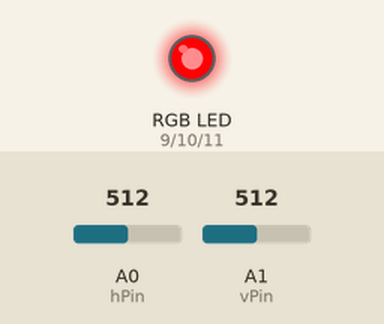
The sketch below on a simulated Arduino Uno, built with avr-gcc and run on an emulated ATmega328P. On the bench: an RGB LED mixed from three pins (HIGH = lit). The inputs (shaded band) are chosen by the test bench; at power-on: A0 (hPin) = 512, A1 (vPin) = 512.

Above: at 1.2 s.
1.3 s: A0 (hPin) set to 716
At 2.5 s:
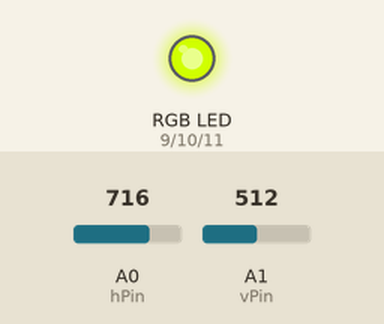
2.8 s: A0 (hPin) set to 900
At 3.3 s:
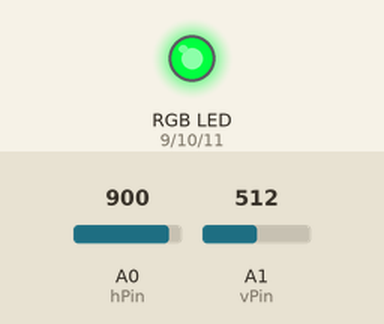
4.3 s: A0 (hPin) set to 1023
At 5.0 s:
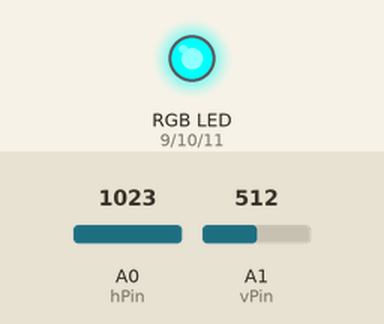
5.8 s: A0 (hPin) set to 511
At 6.1 s:
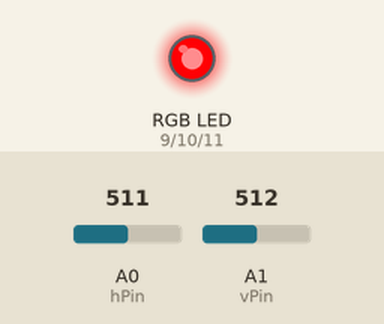
7.3 s: A0 (hPin) set to 306
At 7.8 s:
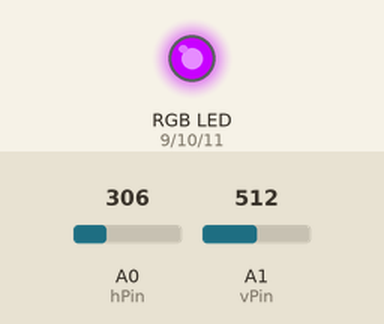
Timing chart, 0 to 9.8 s (numbered marks = the images above; inputs shaded):
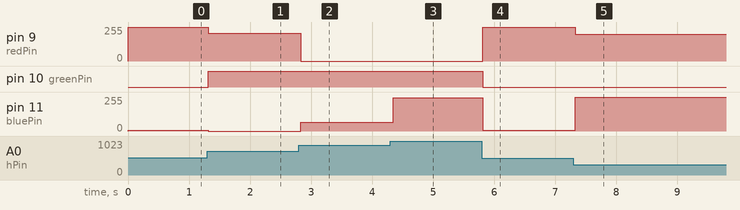

The sketch:

moduleRGB.ino
```cpp
// pins pour les couleurs du ruban de LED
int redPin = 9;
int greenPin = 10;
int bluePin = 11;

// pins pour la lecture analogique pour changer les couleurs
int hPin = A0;
int vPin = A1;

// variables pour la selection couleur ou blanc
int togglePin = 8;
bool cbToggle = true;   // true = couleur   ;; false = blanc

void setup()
{
    Serial.begin(9600);
    pinMode(redPin, OUTPUT);
    pinMode(greenPin, OUTPUT);
    pinMode(bluePin, OUTPUT);
}

void loop()
{
    // récupération des entrées analogiques
    int hValue = analogRead(hPin);
    int vValue = analogRead(vPin);

    // HSV to RGB
    double h = map(hValue, 0, 1023, 0, 359);
    double s = 1.0;
    double v = 1.0;
    int r, g, b;

    hsvToRgb2(h, s, v, &r, &g, &b);
    analogWrite(redPin, 255 - r);
    analogWrite(greenPin, 255 - g);
    analogWrite(bluePin, 255 - b);
    delay(50);
}

void hsvToRgb2(double h, double s, double v, int *r, int *g, int *b)
{
    if (s == 0)
    {
        *r = 255;
        *g = 255;
        *b = 255;
        return;
    }

    double c = v * s;
    double hp = h / 60.0;
    double x = c * (1 - abs(modulo(hp, 2) - 1));

    double rp, gp, bp;
    if (hp <= 1)
    {
        rp = c;
        gp = x;
        bp = 0;
    }
    else if (hp <= 2)
    {
        rp = x;
        gp = c;
        bp = 0;
    }
    else if (hp <= 3)
    {
        rp = 0;
        gp = c;
        bp = x;
    }
    else if (hp <= 4)
    {
        rp = 0;
        gp = x;
        bp = c;
    }
    else if (hp <= 5)
    {
        rp = x;
        gp = 0;
        bp = c;
    }
    else if (hp <= 6)
    {
        rp = c;
        gp = 0;
        bp = x;
    }

    double m = v - c;
    *r = round(255 * (rp + m));
    *g = round(255 * (gp + m));
    *b = round(255 * (bp + m));

    return;
}

double modulo(double n, double mod)
{
    if (n < mod)
        return n;
    else
        return modulo(n - mod, mod);
}
```

Measured:
- after the input at 1.3 s, pin 9 (redPin): 255/255 → 208/255 at once; pin 10 (greenPin): LOW → HIGH at once; pin 11 (bluePin): 4/255 → 0/255 at once
- after the input at 2.8 s, pin 9 (redPin): 208/255 → 0/255 at once; pin 11 (bluePin): 0/255 → 64/255 at once
- after the input at 4.3 s, pin 11 (bluePin): 64/255 → 251/255 after 0.05 s
- after the input at 5.8 s, pin 9 (redPin): 0/255 → 255/255 at once; pin 10 (greenPin): HIGH → LOW at once; pin 11 (bluePin): 251/255 → 4/255 at once
- after the input at 7.3 s, pin 9 (redPin): 255/255 → 200/255 at once; pin 11 (bluePin): 4/255 → 255/255 at once
